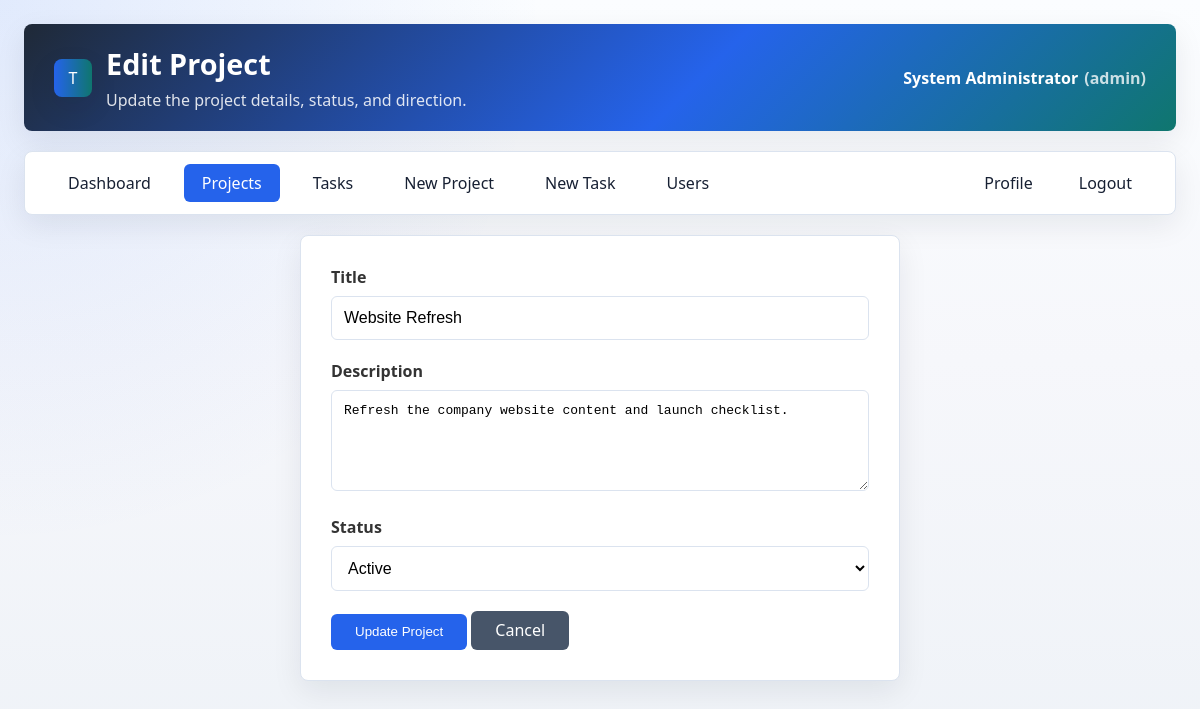
/project_edit.php?id=1 (signed in), run on the app's committed database.
### tables this page shows
CREATE TABLE IF NOT EXISTS users (
    id INT AUTO_INCREMENT PRIMARY KEY,
    username VARCHAR(40) NOT NULL UNIQUE,
    email VARCHAR(120) NOT NULL UNIQUE,
    fullname VARCHAR(120) NOT NULL,
    password VARCHAR(255) NOT NULL,
    role ENUM('admin','user') NOT NULL DEFAULT 'user',
    active TINYINT(1) NOT NULL DEFAULT 1,
    created_at TIMESTAMP DEFAULT CURRENT_TIMESTAMP
);

CREATE TABLE IF NOT EXISTS projects (
    id INT AUTO_INCREMENT PRIMARY KEY,
    title VARCHAR(180) NOT NULL,
    description TEXT NULL,
    status ENUM('planning','active','on_hold','completed') NOT NULL DEFAULT 'planning',
    created_by INT NULL,
    created_at TIMESTAMP DEFAULT CURRENT_TIMESTAMP,
    INDEX idx_projects_status (status),
    INDEX idx_projects_created_by (created_by),
    CONSTRAINT fk_projects_created_by
        FOREIGN KEY (created_by) REFERENCES users(id)
        ON DELETE SET NULL
);

### project_edit.php (the view, shortened to what this page needs)
<?php
require_once 'config/database.php';
$id = isset($_GET['id']) ? (int)$_GET['id'] : 0;
$stmt = $conn->prepare("SELECT * FROM projects WHERE id = ? LIMIT 1");
$stmt->bind_param("i", $id);
$stmt->execute();
$project = $stmt->get_result()->fetch_assoc();
$allowedStatuses = ['planning', 'active', 'on_hold', 'completed'];
?>
<!DOCTYPE html>
<html lang="en">
<head>
    <link rel="stylesheet" href="css/style.css">
</head>
<body class="app-page">
<div class="container">
    <?php echo appHeader('Edit Project', 'Update the project details, status, and direction.'); ?>
    <?php echo appNav('projects'); ?>
    <div class="form-container">
        <form method="POST">
            <div class="form-group"><label>Title</label><input type="text" name="title" value="<?php echo e($_POST['title'] ?? $project['title']); ?>" required></div>
            <div class="form-group"><label>Description</label><textarea name="description" rows="5"><?php echo e($_POST['description'] ?? $project['description']); ?></textarea></div>
            <div class="form-group"><label>Status</label>
                <select name="status">
                    <?php $selectedStatus = $_POST['status'] ?? $project['status']; ?>
                    <?php foreach ($allowedStatuses as $status): ?>
                        <option value="<?php echo e($status); ?>" <?php echo $selectedStatus === $status ? 'selected' : ''; ?>>
                            <?php echo e(ucwords(str_replace('_', ' ', $status))); ?>
                        </option>
                    <?php endforeach; ?>
                </select>
            </div>
            <button type="submit" class="btn btn-primary">Update Project</button>
            <a href="projects.php" class="btn btn-secondary">Cancel</a>
        </form>
    </div>
</div>
</body>
</html>

### config/database.php (shortened to what this page needs)
<?php
$host = 'localhost';
$user = 'root';
$pass = '';
$db = 'taskflow';
try {
    $conn = new mysqli($host, $user, $pass);
    $conn->set_charset('utf8mb4');
    $conn->query("CREATE DATABASE IF NOT EXISTS `$db` CHARACTER SET utf8mb4 COLLATE utf8mb4_unicode_ci");
    $conn->select_db($db);
} catch (mysqli_sql_exception $e) {
    http_response_code(500);
    die("Database connection failed. Please check that MySQL is running.");
}
function e($value) {
    return htmlspecialchars((string)$value, ENT_QUOTES, 'UTF-8');
}
function isAdmin() {
    return isset($_SESSION['role']) && $_SESSION['role'] === 'admin';
}
function enforceSessionTimeout($seconds = 1800) {
    $lastActivity = (int)($_SESSION['last_activity'] ?? 0);
    return true;
}
function refreshSessionUser() {
    global $conn;
    $userId = (int)$_SESSION['user_id'];
    $stmt = $conn->prepare("SELECT username, fullname, role, active FROM users WHERE id = ? LIMIT 1");
    $stmt->bind_param("i", $userId);
    $stmt->execute();
    $user = $stmt->get_result()->fetch_assoc();
    return true;
}
function currentUserFullname() {
    refreshSessionUser();
    return $_SESSION['fullname'] ?? $_SESSION['username'] ?? 'User';
}
function currentUserRole() {
    refreshSessionUser();
    return $_SESSION['role'] ?? 'user';
}
function appHeader($title, $subtitle = '', $aside = '') {
    $subtitleHtml = $subtitle !== '' ? '<p>' . e($subtitle) . '</p>' : '';
    $asideHtml = $aside !== '' ? $aside : '<div class="header-user">' . e(currentUserFullname()) . ' <span>(' . e(currentUserRole()) . ')</span></div>';
    return '<div class="header app-header"><div class="header-main"><span class="brand-icon" aria-hidden="true">T</span><div><h1>' . e($title) . '</h1>' . $subtitleHtml . '</div></div>' . $asideHtml . '</div>';
}
function appNav($active = '') {
    $items = [
        'dashboard' => ['Dashboard', 'dashboard.php'],
        'projects' => ['Projects', 'projects.php'],
        'tasks' => ['Tasks', 'tasks.php'],
    ];
    if (isAdmin()) {
        $items['project_create'] = ['New Project', 'project_create.php'];
        $items['task_create'] = ['New Task', 'task_create.php'];
        $items['users'] = ['Users', 'users.php'];
    }
    $html = '<div class="nav app-nav">';
    foreach ($items as $key => $item) {
        [$label, $href] = $item;
        $class = $active === $key ? ' class="active"' : '';
        $html .= '<a href="' . e($href) . '"' . $class . '>' . e($label) . '</a>';
    }
    $html .= '<div class="nav-account"><a href="profile.php"' . ($active === 'profile' ? ' class="active"' : '') . '>Profile</a><a href="logout.php">Logout</a></div></div>';
    return $html;
}
?>

### css/style.css (style rules this page uses)
* { margin: 0; padding: 0; box-sizing: border-box; }
body { font-family: 'Segoe UI', Tahoma, Geneva, Verdana, sans-serif; background: #f0f2f5; color: #20242a; }
.container { max-width: 1300px; margin: 0 auto; padding: 20px; }
.header { background: linear-gradient(135deg, #1e3c72 0%, #2a5298 100%); color: white; padding: 20px 30px; border-radius: 15px; margin-bottom: 20px; display: flex; justify-content: space-between; align-items: center; flex-wrap: wrap; }
.header h1 { font-size: 1.8em; }
.nav { background: white; padding: 12px 25px; border-radius: 12px; margin-bottom: 20px; display: flex; gap: 15px; flex-wrap: wrap; box-shadow: 0 2px 5px rgba(0,0,0,0.1); }
.nav a { text-decoration: none; color: #1e3c72; padding: 8px 18px; border-radius: 8px; transition: all 0.3s; font-weight: 500; }
.nav a:hover, .nav a.active { background: #1e3c72; color: white; }
.form-container { max-width: 600px; margin: 0 auto; background: white; padding: 30px; border-radius: 15px; box-shadow: 0 2px 10px rgba(0,0,0,0.1); }
.form-group { margin-bottom: 20px; }
.form-group label { display: block; margin-bottom: 8px; font-weight: 600; color: #333; }
.form-group input, .form-group textarea, .form-group select { width: 100%; padding: 12px; border: 2px solid #e0e0e0; border-radius: 8px; font-size: 1em; }
.form-group textarea { resize: vertical; min-height: 100px; }
.btn { display: inline-block; padding: 10px 24px; border: none; border-radius: 8px; cursor: pointer; text-decoration: none; font-weight: 500; transition: all 0.3s; }
.btn-primary { background: #1e3c72; color: white; }
.btn-secondary { background: #6c757d; color: white; }
:root { --bg: #f6f7fb; --surface: #ffffff; --surface-2: #f8fafc; --text: #172033; --muted: #64748b; --border: #dbe3ef; --primary: #2563eb; --primary-dark: #1d4ed8; --success: #15803d; --warning: #b45309; --danger: #b91c1c; --teal: #0f766e; --shadow: 0 10px 30px rgba(15, 23, 42, 0.08); --gradient-brand: linear-gradient(135deg, #1f2937 0%, #2563eb 58%, #0f766e 100%); --gradient-progress: linear-gradient(90deg, var(--primary), var(--teal)); --gradient-auth: linear-gradient(135deg, rgba(15, 23, 42, 0.9), rgba(37, 99, 235, 0.74)); }
body { background: radial-gradient(circle at top left, rgba(37, 99, 235, 0.12), transparent 34rem), linear-gradient(180deg, #fbfdff 0%, var(--bg) 45%, #eef2f7 100%); color: var(--text); }
.container { padding: 24px; }
.header { background: var(--gradient-brand); border-radius: 8px; box-shadow: var(--shadow); gap: 14px; }
.app-page { min-height: 100vh; }
.app-header { align-items: stretch; }
.header-main { display: flex; align-items: center; gap: 14px; min-width: 0; }
.header-main h1 { overflow-wrap: anywhere; }
.header-user { display: flex; align-items: center; justify-content: flex-end; color: white; font-weight: 700; }
.header-user span { color: rgba(255, 255, 255, 0.78); margin-left: 6px; font-weight: 600; }
.header h1 { letter-spacing: 0; }
.header p { color: rgba(255, 255, 255, 0.86); margin-top: 6px; max-width: 760px; }
.nav { border: 1px solid var(--border); border-radius: 8px; box-shadow: var(--shadow); align-items: center; }
.nav a { color: var(--text); border-radius: 6px; }
.nav a:hover, .nav a.active { background: var(--primary); color: white; }
.section, .stat-card, .form-container, .login-container { border: 1px solid var(--border); border-radius: 8px; box-shadow: var(--shadow); }
.form-group input, .form-group textarea, .form-group select { border: 1px solid var(--border); border-radius: 6px; background: white; }
.btn { border-radius: 6px; line-height: 1.2; }
.btn-primary { background: var(--primary); }
.btn-secondary { background: #475569; }
.brand-icon { width: 38px; height: 38px; border-radius: 8px; background: var(--gradient-progress); color: white; display: grid; place-items: center; box-shadow: var(--shadow); }
.nav-account { margin-left: auto; display: flex; gap: 10px; flex-wrap: wrap; }

### data on the page
users: fullname "System Administrator", username "admin"
projects: title "Website Refresh", description "Refresh the company website content and launch checklist.", status "Active"

### other printed values
$title "Edit Project"
$subtitle "Update the project details, status, and direction."
$label "Dashboard"
$label "Projects"
$label "Tasks"
$label "New Project"
$label "New Task"
$label "Users"
